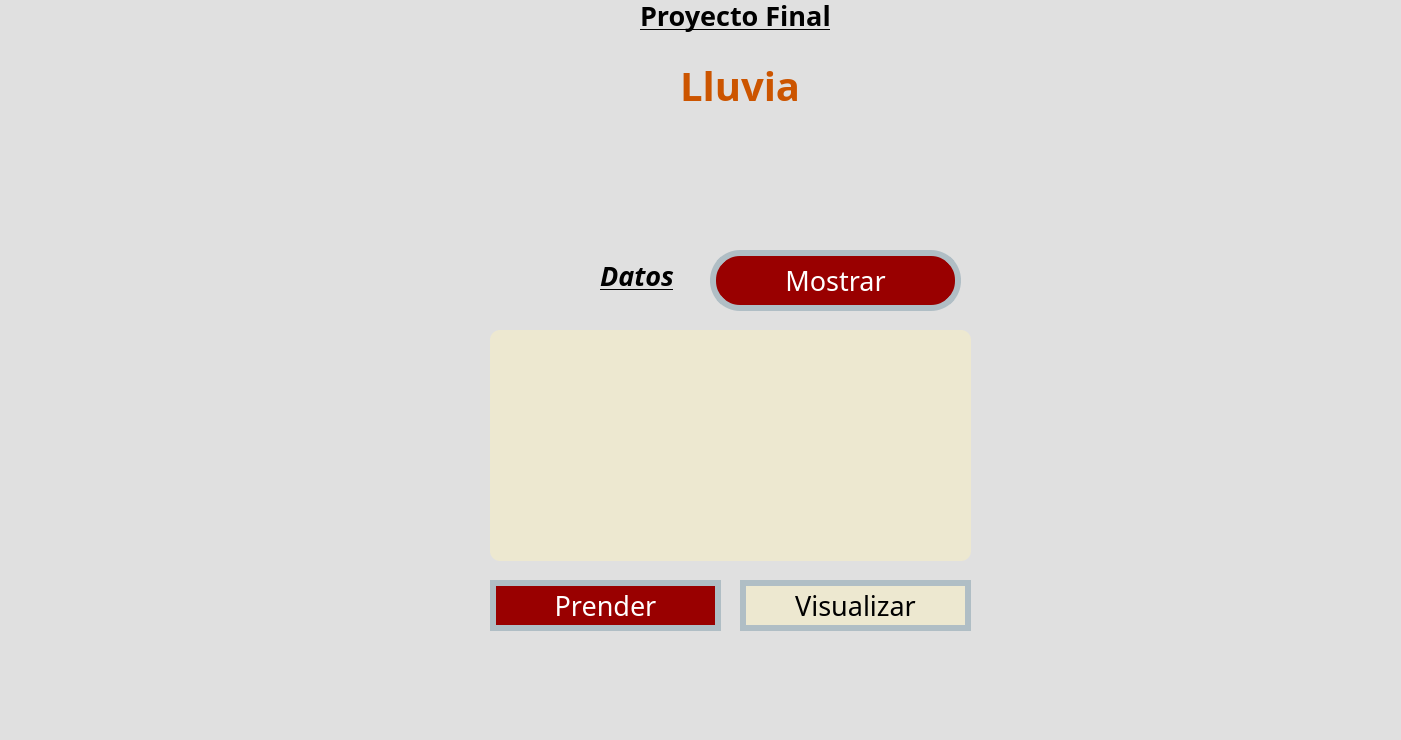
<?xml version="1.0" encoding="UTF-8"?>
<ui version="4.0">
 <class>MainWindow</class>
 <widget class="QMainWindow" name="MainWindow">
  <property name="geometry">
   <rect>
    <x>0</x>
    <y>0</y>
    <width>1401</width>
    <height>740</height>
   </rect>
  </property>
  <property name="font">
   <font>
    <pointsize>1</pointsize>
   </font>
  </property>
  <property name="windowTitle">
   <string>MainWindow</string>
  </property>
  <property name="styleSheet">
   <string notr="true">background-color: #E0E0E0</string>
  </property>
  <widget class="QWidget" name="centralwidget">
   <widget class="QLabel" name="lbl_imagenUat">
    <property name="geometry">
     <rect>
      <x>20</x>
      <y>10</y>
      <width>291</width>
      <height>121</height>
     </rect>
    </property>
    <property name="styleSheet">
     <string notr="true"/>
    </property>
    <property name="text">
     <string/>
    </property>
    <property name="pixmap">
     <pixmap resource="../Archivos/Recursos.qrc">:/Logos/Archivos/log_uat_nuevo.png</pixmap>
    </property>
    <property name="scaledContents">
     <bool>true</bool>
    </property>
   </widget>
   <widget class="QLabel" name="lbl_imagenFi">
    <property name="geometry">
     <rect>
      <x>1230</x>
      <y>0</y>
      <width>141</width>
      <height>141</height>
     </rect>
    </property>
    <property name="styleSheet">
     <string notr="true"/>
    </property>
    <property name="text">
     <string/>
    </property>
    <property name="pixmap">
     <pixmap resource="../Archivos/Recursos.qrc">:/Logos/Archivos/FIT_logo_vertical.png</pixmap>
    </property>
    <property name="scaledContents">
     <bool>true</bool>
    </property>
   </widget>
   <widget class="QLabel" name="lbl_imagenGatos">
    <property name="geometry">
     <rect>
      <x>1210</x>
      <y>600</y>
      <width>181</width>
      <height>101</height>
     </rect>
    </property>
    <property name="styleSheet">
     <string notr="true"/>
    </property>
    <property name="text">
     <string/>
    </property>
    <property name="pixmap">
     <pixmap resource="../Archivos/Recursos.qrc">:/Logos/Archivos/export202502092301563482.png</pixmap>
    </property>
    <property name="scaledContents">
     <bool>true</bool>
    </property>
   </widget>
   <widget class="QListWidget" name="listWidget">
    <property name="geometry">
     <rect>
      <x>490</x>
      <y>330</y>
      <width>481</width>
      <height>231</height>
     </rect>
    </property>
    <property name="styleSheet">
     <string notr="true">background-color: #EDE8D0;
border-radius: 10px;
color: black;
font: 20pt &quot;Forte&quot;;
align-items: center;</string>
    </property>
   </widget>
   <widget class="QPushButton" name="btn_Prender">
    <property name="geometry">
     <rect>
      <x>490</x>
      <y>580</y>
      <width>231</width>
      <height>51</height>
     </rect>
    </property>
    <property name="font">
     <font>
      <family>Forte</family>
      <pointsize>20</pointsize>
      <weight>50</weight>
      <italic>false</italic>
      <bold>false</bold>
     </font>
    </property>
    <property name="styleSheet">
     <string notr="true">font: 20pt &quot;Forte&quot;;
background-color: #990000;
color: white;
border-radius:30px;
border:6px solid #B0BEC5;</string>
    </property>
    <property name="text">
     <string>Prender</string>
    </property>
   </widget>
   <widget class="QPushButton" name="btn_Visualizar">
    <property name="geometry">
     <rect>
      <x>740</x>
      <y>580</y>
      <width>231</width>
      <height>51</height>
     </rect>
    </property>
    <property name="font">
     <font>
      <family>Forte</family>
      <pointsize>20</pointsize>
      <weight>50</weight>
      <italic>false</italic>
      <bold>false</bold>
     </font>
    </property>
    <property name="styleSheet">
     <string notr="true">font: 20pt &quot;Forte&quot;;
background-color: #EDE8D0;
color: black;
border-radius:30px;
border:6px solid #B0BEC5;</string>
    </property>
    <property name="text">
     <string>Visualizar</string>
    </property>
   </widget>
   <widget class="QLabel" name="lbl_Titulo">
    <property name="geometry">
     <rect>
      <x>640</x>
      <y>-10</y>
      <width>191</width>
      <height>51</height>
     </rect>
    </property>
    <property name="font">
     <font>
      <family>Forte</family>
      <pointsize>20</pointsize>
      <weight>75</weight>
      <italic>false</italic>
      <bold>true</bold>
      <underline>true</underline>
     </font>
    </property>
    <property name="styleSheet">
     <string notr="true">text-decoration: underline;
font: 20pt &quot;Forte&quot;;
color: black;
border-radius: 10px;
font-weight: bold;
</string>
    </property>
    <property name="text">
     <string>Proyecto Final</string>
    </property>
   </widget>
   <widget class="QPushButton" name="btn_Mostrar">
    <property name="geometry">
     <rect>
      <x>710</x>
      <y>250</y>
      <width>251</width>
      <height>61</height>
     </rect>
    </property>
    <property name="font">
     <font>
      <family>Forte</family>
      <pointsize>20</pointsize>
      <weight>50</weight>
      <italic>false</italic>
      <bold>false</bold>
     </font>
    </property>
    <property name="styleSheet">
     <string notr="true">font: 20pt &quot;Forte&quot;;
background-color: #990000;
color: rgb(255, 255, 255);
border-radius:30px;
border:6px solid #B0BEC5;</string>
    </property>
    <property name="text">
     <string>Mostrar</string>
    </property>
   </widget>
   <widget class="QLabel" name="lbl_Lluvia">
    <property name="geometry">
     <rect>
      <x>680</x>
      <y>60</y>
      <width>131</width>
      <height>51</height>
     </rect>
    </property>
    <property name="font">
     <font>
      <family>Forte</family>
      <pointsize>30</pointsize>
      <weight>75</weight>
      <italic>false</italic>
      <bold>true</bold>
     </font>
    </property>
    <property name="styleSheet">
     <string notr="true">font: 30pt &quot;Forte&quot;;
color: #CC5500;
border-radius: 10px;
font-weight: bold;</string>
    </property>
    <property name="text">
     <string>Lluvia</string>
    </property>
   </widget>
   <widget class="QLabel" name="lbl_Datos">
    <property name="geometry">
     <rect>
      <x>600</x>
      <y>250</y>
      <width>101</width>
      <height>51</height>
     </rect>
    </property>
    <property name="font">
     <font>
      <family>Forte</family>
      <pointsize>20</pointsize>
      <weight>75</weight>
      <italic>true</italic>
      <bold>true</bold>
      <underline>true</underline>
     </font>
    </property>
    <property name="styleSheet">
     <string notr="true">text-decoration: underline;
font: 20pt &quot;Forte&quot;;
color:rgb(0, 0, 0);
border-radius: 10px;
font-weight: bold;
font-style: italic;</string>
    </property>
    <property name="text">
     <string>Datos</string>
    </property>
   </widget>
  </widget>
  <widget class="QMenuBar" name="menubar">
   <property name="geometry">
    <rect>
     <x>0</x>
     <y>0</y>
     <width>1401</width>
     <height>21</height>
    </rect>
   </property>
  </widget>
  <widget class="QStatusBar" name="statusbar"/>
 </widget>
 <resources>
  <include location="../Archivos/Recursos.qrc"/>
  <include location="../Archivos/Recursos.qrc"/>
 </resources>
 <connections/>
</ui>
